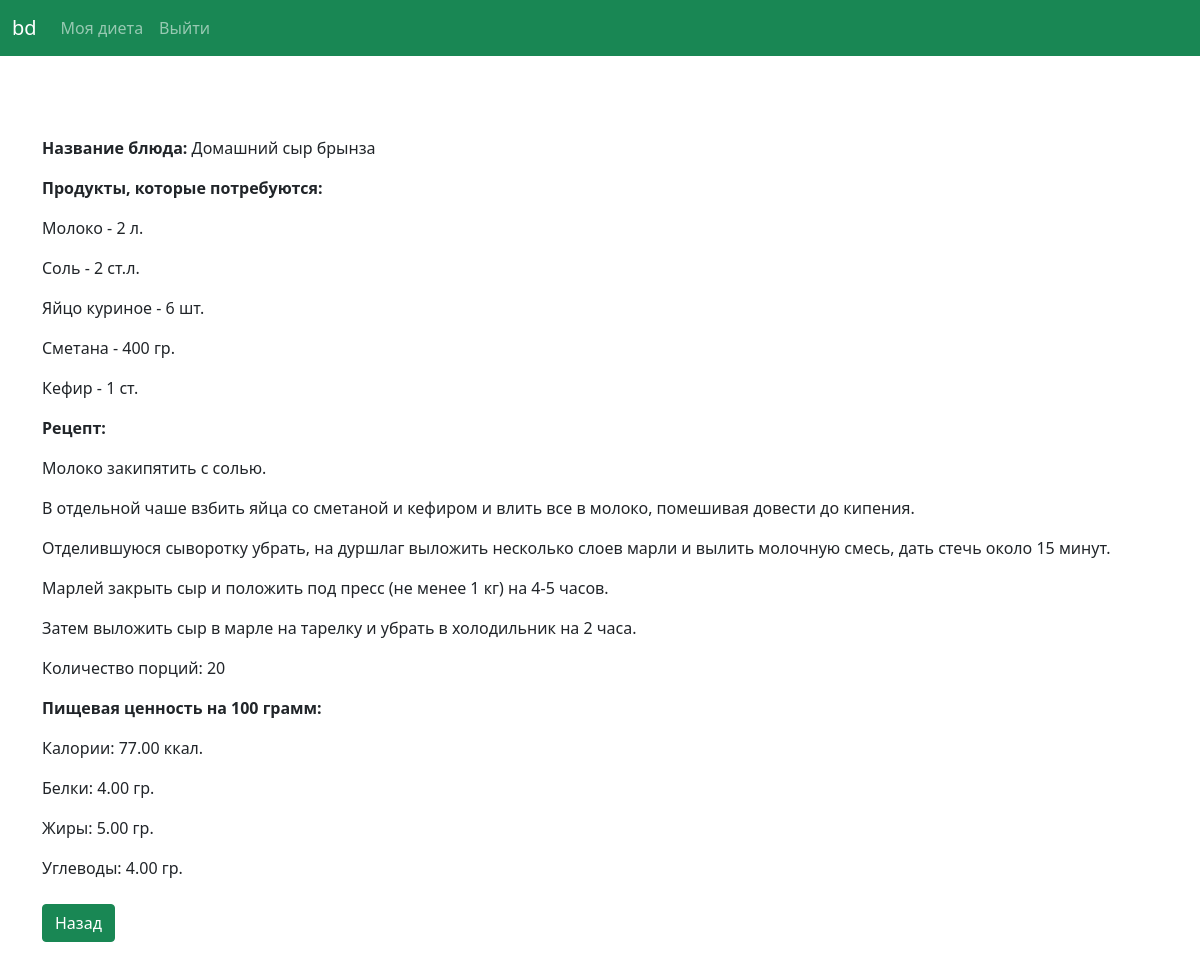
The app's page /dishes/79 (signed in) with its own data.
### balanced_diet/models.py (models this page shows)
class Dish(models.Model):
    name = models.CharField(max_length=50, unique=True)
    kcal = models.DecimalField(max_digits=6, decimal_places=2)
    proteins = models.DecimalField(max_digits=6, decimal_places=2)
    fats = models.DecimalField(max_digits=6, decimal_places=2)
    carbs = models.DecimalField(max_digits=6, decimal_places=2)
    breakfast = models.BooleanField(default=False)
    lunch = models.BooleanField(default=False)
    dinner = models.BooleanField(default=False)
    recipetext = models.TextField(default='')

class Recipe(models.Model):
    dish = models.ForeignKey(Dish, on_delete=models.CASCADE)
    product = models.ForeignKey(Product, on_delete=models.CASCADE)
    amountofprod = models.CharField(max_length=50, default='')

class Product(models.Model):
    name = models.CharField(max_length=50, unique=True)
    lactose = models.BooleanField(default=False) # not lactose
    vegan = models.BooleanField(default=False) # not vegan
    halal = models.BooleanField(default=False) # not halal

### balanced_diet/views.py (the view)
# urls.py: path('dishes/<int:dish_id>', views.dish, name='dish'),
@login_required
def dish(request, dish_id):
    try:
        dish = Dish.objects.get(id=dish_id)
        recipe = Recipe.objects.filter(dish_id=dish_id)
        context = {
            'dish' : dish,
            'recipe': recipe
        }
        return render(request, 'balanced_diet/dish.html', context)
    except Dish.DoesNotExist:
        return render(request, 'balanced_diet/my_nutrition.html')

### balanced_diet/templatetags/to_rl.py (called while the page is built)
@register.filter
def to_rl(string):
    return string.split('n')

### balanced_diet/templates/balanced_diet/dish.html (shortened to what this page needs)
{% extends "balanced_diet/base.html" %}
{% load to_rl %}
{% block text %}
    <p> <b>Название блюда:</b> {{ dish.name }} </p>
    <p> <b>Продукты, которые потребуются:</b> </p>
    {% for i in recipe %}
        <p> {{ i.product.name }} - {{ i.amountofprod }} </p>
    {% endfor %}
    <p> <b>Рецепт:</b> </p>
    {% for i in dish.recipetext|to_rl %}
        <p> {{ i }} </p>
    {% endfor %}
        <p> <b>Пищевая ценность на 100 грамм:</b> </p>
    <p> Калории: {{ dish.kcal }} ккал.</p>
    <p> Белки: {{ dish.proteins }} гр.</p>
    <p> Жиры: {{ dish.fats }} гр.</p>
    <p> Углеводы: {{ dish.carbs }} гр.</p>
    <a class="btn btn-success mt-2 mb-3"  type="button" href="{% url 'balanced_diet:my_nutrition' %}">Назад</a>
{% endblock text %}

### records on screen
Dish: name "Домашний сыр брынза", kcal "77.00", proteins "4.00", fats "5.00", carbs "4.00"
Recipe: product.name "Молоко", amountofprod "2 л."
Recipe: product.name "Соль", amountofprod "2 ст.л."
Recipe: product.name "Яйцо куриное", amountofprod "6 шт."
Recipe: product.name "Сметана", amountofprod "400 гр."
Recipe: product.name "Кефир", amountofprod "1 ст."

### other values on screen
{{ i }} "Молоко закипятить с солью." "В отдельной чаше взбить яйца со сметаной и кефиром и влить все в молоко, помешивая довести до кипения." "Отделившуюся сыворотку убрать, на дуршлаг выложить несколько слоев марли и вылить молочную смесь, дать стечь около 15 минут." "Марлей закрыть сыр и положить под пресс (не менее 1 кг) на 4-5 часов." "Затем выложить сыр в марле на тарелку и убрать в холодильник на 2 часа." "Количество порций: 20"
